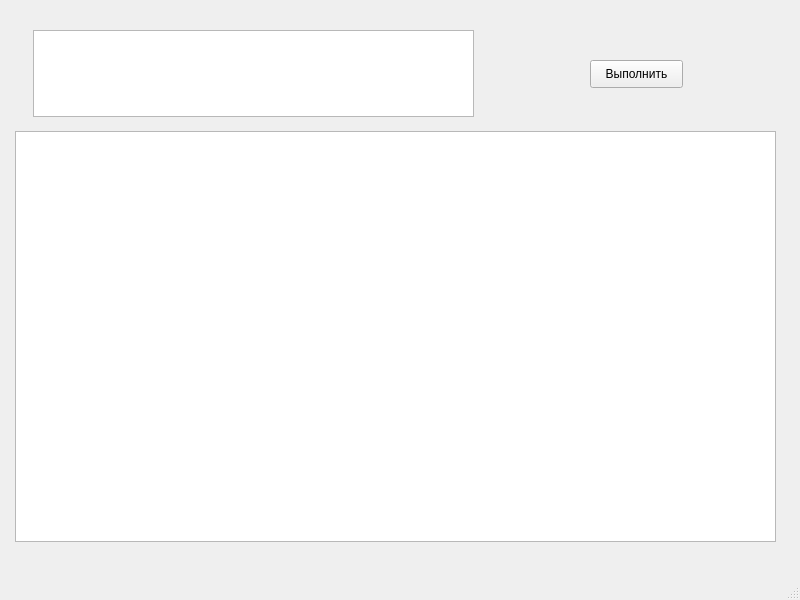
<?xml version="1.0" encoding="UTF-8"?>
<ui version="4.0">
 <class>MainWindow</class>
 <widget class="QMainWindow" name="MainWindow">
  <property name="geometry">
   <rect>
    <x>0</x>
    <y>0</y>
    <width>800</width>
    <height>600</height>
   </rect>
  </property>
  <property name="windowTitle">
   <string>MainWindow</string>
  </property>
  <widget class="QWidget" name="centralwidget">
   <widget class="QTableWidget" name="tableWidget">
    <property name="geometry">
     <rect>
      <x>15</x>
      <y>131</y>
      <width>761</width>
      <height>411</height>
     </rect>
    </property>
   </widget>
   <widget class="QTextEdit" name="textEdit">
    <property name="geometry">
     <rect>
      <x>33</x>
      <y>30</y>
      <width>441</width>
      <height>87</height>
     </rect>
    </property>
   </widget>
   <widget class="QPushButton" name="pushButton">
    <property name="geometry">
     <rect>
      <x>590</x>
      <y>60</y>
      <width>93</width>
      <height>28</height>
     </rect>
    </property>
    <property name="text">
     <string>Выполнить</string>
    </property>
   </widget>
  </widget>
  <widget class="QMenuBar" name="menubar">
   <property name="geometry">
    <rect>
     <x>0</x>
     <y>0</y>
     <width>800</width>
     <height>26</height>
    </rect>
   </property>
  </widget>
  <widget class="QStatusBar" name="statusbar"/>
 </widget>
 <resources/>
 <connections/>
</ui>
